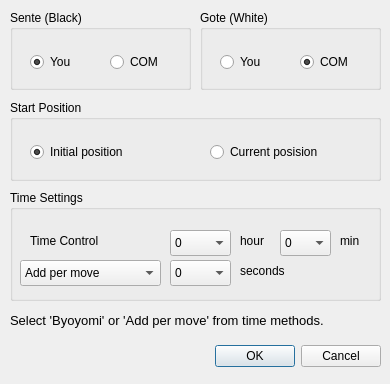
<?xml version="1.0" encoding="UTF-8"?>
<ui version="4.0">
 <class>StartDialog</class>
 <widget class="QDialog" name="StartDialog">
  <property name="geometry">
   <rect>
    <x>0</x>
    <y>0</y>
    <width>390</width>
    <height>384</height>
   </rect>
  </property>
  <property name="windowTitle">
   <string>Dialog</string>
  </property>
  <widget class="QDialogButtonBox" name="buttonBox">
   <property name="geometry">
    <rect>
     <x>20</x>
     <y>340</y>
     <width>361</width>
     <height>32</height>
    </rect>
   </property>
   <property name="orientation">
    <enum>Qt::Orientation::Horizontal</enum>
   </property>
   <property name="standardButtons">
    <set>QDialogButtonBox::StandardButton::Cancel|QDialogButtonBox::StandardButton::Ok</set>
   </property>
  </widget>
  <widget class="QGroupBox" name="senteBox">
   <property name="geometry">
    <rect>
     <x>10</x>
     <y>10</y>
     <width>181</width>
     <height>80</height>
    </rect>
   </property>
   <property name="title">
    <string>Sente (Black)</string>
   </property>
   <widget class="QRadioButton" name="senteHuman">
    <property name="geometry">
     <rect>
      <x>20</x>
      <y>40</y>
      <width>81</width>
      <height>24</height>
     </rect>
    </property>
    <property name="text">
     <string>You</string>
    </property>
    <property name="checked">
     <bool>true</bool>
    </property>
   </widget>
   <widget class="QRadioButton" name="senteEngine">
    <property name="geometry">
     <rect>
      <x>100</x>
      <y>40</y>
      <width>61</width>
      <height>24</height>
     </rect>
    </property>
    <property name="text">
     <string>COM</string>
    </property>
   </widget>
  </widget>
  <widget class="QGroupBox" name="goteBox">
   <property name="geometry">
    <rect>
     <x>200</x>
     <y>10</y>
     <width>181</width>
     <height>80</height>
    </rect>
   </property>
   <property name="title">
    <string>Gote (White)</string>
   </property>
   <widget class="QRadioButton" name="goteHuman">
    <property name="geometry">
     <rect>
      <x>20</x>
      <y>40</y>
      <width>81</width>
      <height>24</height>
     </rect>
    </property>
    <property name="text">
     <string>You</string>
    </property>
   </widget>
   <widget class="QRadioButton" name="goteEngine">
    <property name="geometry">
     <rect>
      <x>100</x>
      <y>40</y>
      <width>71</width>
      <height>24</height>
     </rect>
    </property>
    <property name="text">
     <string>COM</string>
    </property>
    <property name="checked">
     <bool>true</bool>
    </property>
   </widget>
  </widget>
  <widget class="QGroupBox" name="posGroupBox">
   <property name="geometry">
    <rect>
     <x>10</x>
     <y>100</y>
     <width>371</width>
     <height>81</height>
    </rect>
   </property>
   <property name="title">
    <string>Start Position</string>
   </property>
   <widget class="QRadioButton" name="initPosButton">
    <property name="geometry">
     <rect>
      <x>20</x>
      <y>40</y>
      <width>171</width>
      <height>24</height>
     </rect>
    </property>
    <property name="text">
     <string>Initial position</string>
    </property>
    <property name="checked">
     <bool>true</bool>
    </property>
   </widget>
   <widget class="QRadioButton" name="currentPosButton">
    <property name="geometry">
     <rect>
      <x>200</x>
      <y>40</y>
      <width>161</width>
      <height>24</height>
     </rect>
    </property>
    <property name="text">
     <string>Current posision</string>
    </property>
   </widget>
  </widget>
  <widget class="QGroupBox" name="timeGroupBox">
   <property name="geometry">
    <rect>
     <x>10</x>
     <y>190</y>
     <width>371</width>
     <height>111</height>
    </rect>
   </property>
   <property name="title">
    <string>Time Settings</string>
   </property>
   <widget class="QLabel" name="timeCondition">
    <property name="geometry">
     <rect>
      <x>20</x>
      <y>40</y>
      <width>121</width>
      <height>21</height>
     </rect>
    </property>
    <property name="text">
     <string>Time Control</string>
    </property>
   </widget>
   <widget class="QComboBox" name="byoyomiBox">
    <property name="geometry">
     <rect>
      <x>160</x>
      <y>70</y>
      <width>61</width>
      <height>26</height>
     </rect>
    </property>
    <property name="currentText">
     <string>0</string>
    </property>
    <item>
     <property name="text">
      <string>0</string>
     </property>
    </item>
    <item>
     <property name="text">
      <string>5</string>
     </property>
    </item>
    <item>
     <property name="text">
      <string>10</string>
     </property>
    </item>
    <item>
     <property name="text">
      <string>20</string>
     </property>
    </item>
    <item>
     <property name="text">
      <string>30</string>
     </property>
    </item>
    <item>
     <property name="text">
      <string>60</string>
     </property>
    </item>
   </widget>
   <widget class="QComboBox" name="hourBox">
    <property name="geometry">
     <rect>
      <x>160</x>
      <y>40</y>
      <width>61</width>
      <height>26</height>
     </rect>
    </property>
    <item>
     <property name="text">
      <string>0</string>
     </property>
    </item>
    <item>
     <property name="text">
      <string>1</string>
     </property>
    </item>
    <item>
     <property name="text">
      <string>2</string>
     </property>
    </item>
    <item>
     <property name="text">
      <string>3</string>
     </property>
    </item>
    <item>
     <property name="text">
      <string>4</string>
     </property>
    </item>
    <item>
     <property name="text">
      <string>5</string>
     </property>
    </item>
    <item>
     <property name="text">
      <string>6</string>
     </property>
    </item>
   </widget>
   <widget class="QComboBox" name="minBox">
    <property name="geometry">
     <rect>
      <x>270</x>
      <y>40</y>
      <width>51</width>
      <height>26</height>
     </rect>
    </property>
    <property name="currentText">
     <string>0</string>
    </property>
    <item>
     <property name="text">
      <string>0</string>
     </property>
    </item>
    <item>
     <property name="text">
      <string>1</string>
     </property>
    </item>
    <item>
     <property name="text">
      <string>2</string>
     </property>
    </item>
    <item>
     <property name="text">
      <string>3</string>
     </property>
    </item>
    <item>
     <property name="text">
      <string>4</string>
     </property>
    </item>
    <item>
     <property name="text">
      <string>5</string>
     </property>
    </item>
    <item>
     <property name="text">
      <string>10</string>
     </property>
    </item>
    <item>
     <property name="text">
      <string>15</string>
     </property>
    </item>
    <item>
     <property name="text">
      <string>20</string>
     </property>
    </item>
    <item>
     <property name="text">
      <string>30</string>
     </property>
    </item>
    <item>
     <property name="text">
      <string>40</string>
     </property>
    </item>
   </widget>
   <widget class="QLabel" name="labelTime">
    <property name="geometry">
     <rect>
      <x>230</x>
      <y>40</y>
      <width>41</width>
      <height>21</height>
     </rect>
    </property>
    <property name="text">
     <string>hour</string>
    </property>
   </widget>
   <widget class="QLabel" name="labelMin">
    <property name="geometry">
     <rect>
      <x>330</x>
      <y>40</y>
      <width>31</width>
      <height>21</height>
     </rect>
    </property>
    <property name="text">
     <string>min</string>
    </property>
   </widget>
   <widget class="QLabel" name="labelSecond">
    <property name="geometry">
     <rect>
      <x>230</x>
      <y>70</y>
      <width>61</width>
      <height>21</height>
     </rect>
    </property>
    <property name="text">
     <string>seconds</string>
    </property>
   </widget>
   <widget class="QComboBox" name="methodBox">
    <property name="geometry">
     <rect>
      <x>10</x>
      <y>70</y>
      <width>141</width>
      <height>26</height>
     </rect>
    </property>
    <property name="currentIndex">
     <number>1</number>
    </property>
    <item>
     <property name="text">
      <string>Byoyomi</string>
     </property>
    </item>
    <item>
     <property name="text">
      <string>Add per move</string>
     </property>
    </item>
   </widget>
  </widget>
  <widget class="QLabel" name="label">
   <property name="geometry">
    <rect>
     <x>10</x>
     <y>310</y>
     <width>381</width>
     <height>21</height>
    </rect>
   </property>
   <property name="font">
    <font>
     <pointsize>10</pointsize>
    </font>
   </property>
   <property name="text">
    <string>Select 'Byoyomi' or 'Add per move' from time methods.</string>
   </property>
  </widget>
 </widget>
 <resources/>
 <connections>
  <connection>
   <sender>buttonBox</sender>
   <signal>accepted()</signal>
   <receiver>StartDialog</receiver>
   <slot>accept()</slot>
   <hints>
    <hint type="sourcelabel">
     <x>248</x>
     <y>254</y>
    </hint>
    <hint type="destinationlabel">
     <x>157</x>
     <y>274</y>
    </hint>
   </hints>
  </connection>
  <connection>
   <sender>buttonBox</sender>
   <signal>rejected()</signal>
   <receiver>StartDialog</receiver>
   <slot>reject()</slot>
   <hints>
    <hint type="sourcelabel">
     <x>316</x>
     <y>260</y>
    </hint>
    <hint type="destinationlabel">
     <x>286</x>
     <y>274</y>
    </hint>
   </hints>
  </connection>
 </connections>
</ui>
